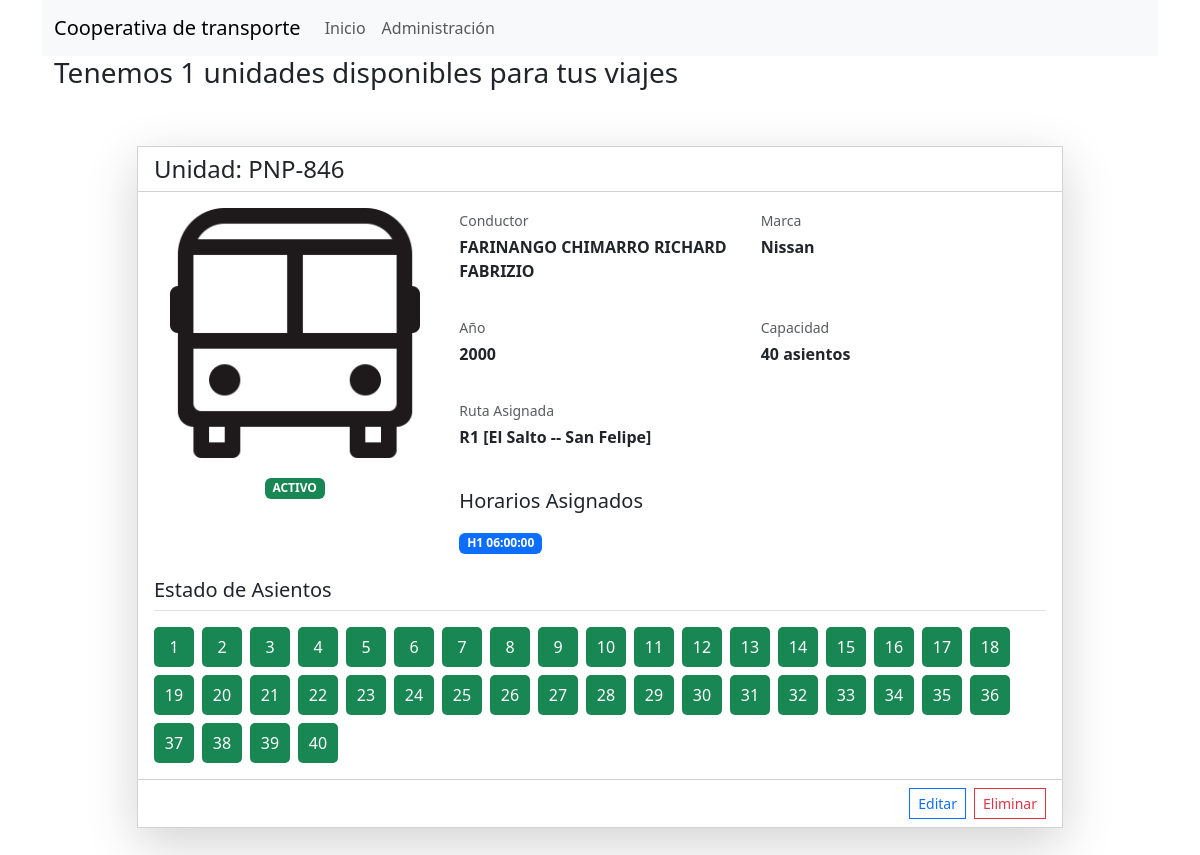
/buses/, run on the app's committed database.
### Apps/buses/models.py (models this page shows, shortened)
class Buses(models.Model):
    id = models.AutoField(primary_key=True)
    placa = models.CharField(max_length=8, unique=True, verbose_name='PLACA')
    foto = models.ImageField(upload_to='buses/', default='buses/bus.png', verbose_name='FOTO DE LA UNIDAD')
    conductor = models.ForeignKey(Conductores, on_delete=models.CASCADE, null=True, verbose_name='CONDUCTOR DE LA UNIDAD')
    marca = models.CharField(max_length=50, verbose_name='MARCA DE LA UNIDAD')
    anio = models.PositiveIntegerField(verbose_name='AÑO DE LA UNIDAD')
    ruta = models.ForeignKey(Ruta, on_delete=models.PROTECT, null=True, verbose_name='RUTA')
    horario = models.ManyToManyField(Horario, verbose_name='HORARIOS', null=True)
    estado = models.CharField(max_length=30, default='ACTIVO', verbose_name='ESTADO DE LA UNIDAD')
    asientos = models.PositiveIntegerField(default=40, verbose_name='¿CUÁNTOS ASIENTOS PARA PASAJEROS TIENE LA UNIDAD?')

class Asientos(models.Model):
    id = models.AutoField(primary_key=True)
    bus = models.ForeignKey(Buses, on_delete=models.CASCADE, related_name='puestos')
    ocupado = models.BooleanField(verbose_name='ASIENTO', default=False)

### Apps/conductores/models.py (models this page shows)
class Conductores(models.Model):
    id = models.AutoField(primary_key=True)
    dni = models.CharField(unique=True, max_length=10)
    foto = models.ImageField(upload_to='conductores/', default='conductores/conductor_default.png')
    apellido1 = models.CharField(max_length=150)
    apellido2 = models.CharField(max_length=150)
    nombres = models.CharField(max_length=150)
    email = models.EmailField()
    celular = models.CharField(max_length=10)
    def __str__(self):
        return f"{self.apellido1} {self.apellido2} {self.nombres}"

### Apps/rutas/models.py (models this page shows)
class Ruta(models.Model):
    id = models.BigAutoField(primary_key=True)
    codigo = models.CharField(max_length=10, unique=True)
    partida = models.TextField(verbose_name='Lugar de Partida')
    destino = models.TextField(verbose_name='Lugar de Llegada')
    precio = models.DecimalField(verbose_name='Precio', default=0.3, max_digits=4, decimal_places=2)
    def __str__(self):
        return f'{self.codigo} [{self.partida} -- {self.destino}]'

### Apps/horarios/models.py (models this page shows)
class Horario(models.Model):
    id = models.AutoField(primary_key=True)
    codigo = models.CharField(max_length=10, unique=True)
    hora = models.TimeField()
    def __str__(self):
        return f"{self.codigo} {self.hora}"

### Apps/buses/views.py (the view)
# urls.py: path('', views.buses),
def buses(request):
    return render(request, 'buses.html', {'total_buses':Buses.objects.count(),
                                          'buses':Buses.objects.all(),
                                          'titulo':'BUSES'})

### Apps/buses/templates/buses.html (shortened to what this page needs)
{% extends 'base.html' %}
{% block body %}
<div class="d-flex justify-content-center">
    <div class="container">
        <h3 class="h3">Tenemos {{total_buses}} unidades disponibles para tus viajes</h3>
    </div>
</div>
<div class="row justify-content-center">
    {% for bus in buses %}
    <div class="col-lg-10 mt-5 mb-5">
        <div class="rounded-0 card shadow-lg">
            <div class="card-header bg-white d-flex justify-content-between align-items-center">
                <h4 class="mb-0">Unidad: {{ bus.placa }}</h4>
            </div>
            <div class="card-body">
                <div class="row">
                    <div class="col-md-4 mb-4">
                        <div class="text-center">
                            <img src="{{ bus.foto.url }}" alt="Foto del Bus {{ bus.placa }}"
                                class="img-fluid rounded mb-3" style="max-height: 250px; object-fit: cover;">
                            <div class="badge bg-{% if bus.estado == 'ACTIVO' %}success {%else%}danger{%endif%} mb-2">
                                {{ bus.estado }}
                            </div>
                        </div>
                    </div>
                    <div class="col-md-8">
                        <div class="row g-3">
                            <div class="col-md-6">
                                <div class="detail-item">
                                    <label class="text-muted small mb-1">Conductor</label>
                                    <p class="mb-3 fw-bold">{{ bus.conductor }}</p>
                                </div>
                            </div>
                            <div class="col-md-6">
                                <div class="detail-item">
                                    <label class="text-muted small mb-1">Marca</label>
                                    <p class="mb-3 fw-bold">{{ bus.marca }}</p>
                                </div>
                            </div>
                            <div class="col-md-6">
                                <div class="detail-item">
                                    <label class="text-muted small mb-1">Año</label>
                                    <p class="mb-3 fw-bold">{{ bus.anio }}</p>
                                </div>
                            </div>
                            <div class="col-md-6">
                                <div class="detail-item">
                                    <label class="text-muted small mb-1">Capacidad</label>
                                    <p class="mb-3 fw-bold">{{ bus.asientos }} asientos</p>
                                </div>
                            </div>
                            <div class="col-12">
                                <div class="detail-item">
                                    <label class="text-muted small mb-1">Ruta Asignada</label>
                                    <p class="mb-3 fw-bold">{{ bus.ruta }}</p>
                                </div>
                            </div>
                        </div>
                        <div class="mt-4">
                            <h5 class="mb-3">Horarios Asignados</h5>
                            <div class="row g-2">
                                {% for horario in bus.horario.all %}
                                <div class="col-auto">
                                    <span class="badge bg-primary">{{ horario }}</span>
                                </div>
                                {% empty %}
                                <div class="col-12">
                                    <p class="text-muted">No hay horarios asignados</p>
                                </div>
                                {% endfor %}
                            </div>
                        </div>
                    </div>
                </div>
                <div class="mt-4">
                    <h5 class="border-bottom pb-2">Estado de Asientos</h5>
                    <div class="row g-2 mt-2">
                        {% for asiento in bus.puestos.all %}
                        <div class="col-auto">
                            <a href="/ventas/asiento/{{asiento.id}}"
                                class="seat-indicator {% if asiento.ocupado %}bg-danger{% else %}bg-success{% endif %}"
                                style="width: 40px; height: 40px; border-radius: 5px; display: flex; align-items: center; justify-content: center; color: white; text-decoration: none;">
                                {{ forloop.counter }}
                            </a>
                        </div>
                        {% endfor %}
                    </div>
                </div>
            </div>
            <div class="card-footer bg-white">
                <div class="d-flex justify-content-end align-items-center">
                    <a href="/buses/administracion/editar/{{bus.id}}"
                        class="rounded-0 btn btn-outline-primary btn-sm me-2">
                         Editar
                    </a>
                    <form action="/buses/administracion/eliminar/{{bus.id}}" method="post">
                        <button type="submit" class="rounded-0 btn btn-outline-danger btn-sm"
                            onclick="return confirm('Estás seguro de eliminar la unidad con la placa {{bus.placa}}')">
                             Eliminar
                        </button>
                    </form>
                </div>
            </div>
        </div>
    </div>
    {% endfor %}
</div>
{% endblock %}

### data on the page
Buses: placa "PNP-846", foto (picture), estado "ACTIVO", conductor "FARINANGO CHIMARRO RICHARD FABRIZIO", marca "Nissan", anio "2000", asientos "40", ruta "R1 [El Salto -- San Felipe]"
Horario: codigo+hora "H1 06:00:00"

### other printed values
{{ total_buses }} "1"
